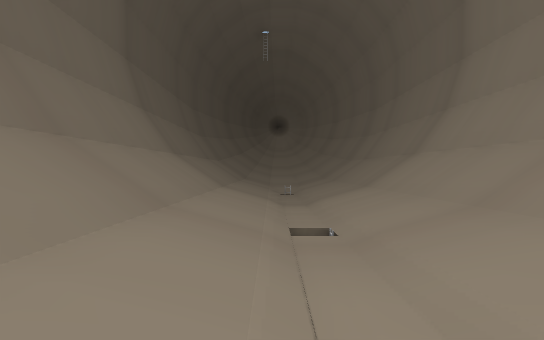
[1] (above)

12 first-person views from a walk through a 3-D level made in the Unity game engine. The camera is 1.4 m above the floor, looks level and sees 80° across. The floor is counted in squares, 2 m on a side. Each view is taken from the middle of a square. On the plan, view 1 faces up. The plan holds only what a view shows up to about 10 squares ahead; the rest is blank. The place goes on beyond the plan.

[2]
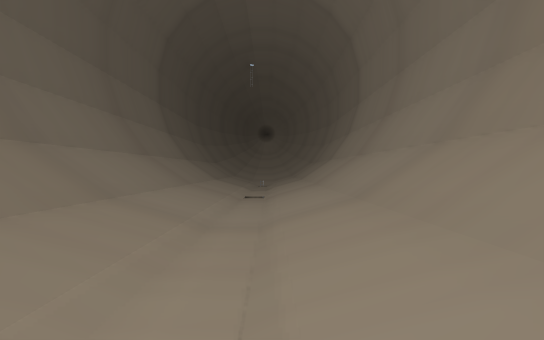

[3]
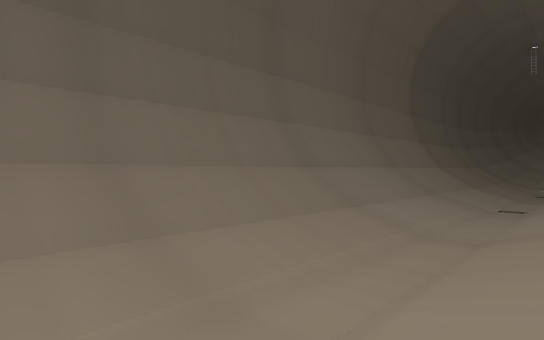

[4]
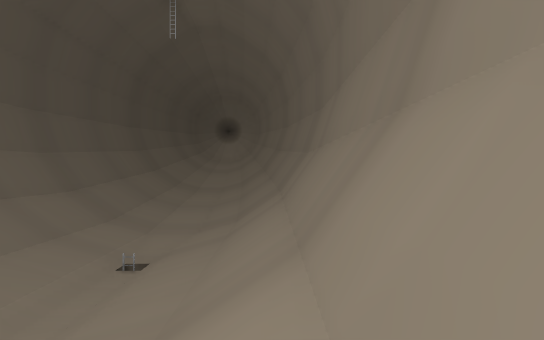

[5]
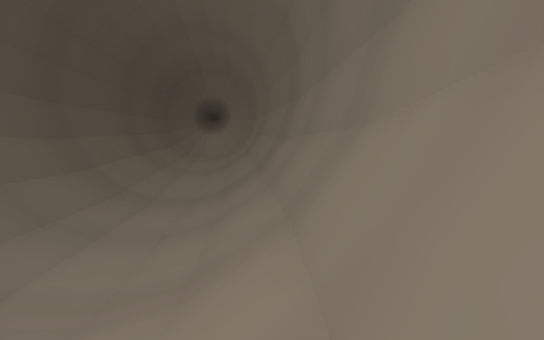

[6]
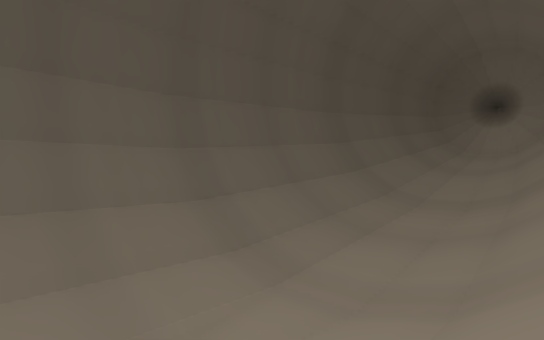

[7]
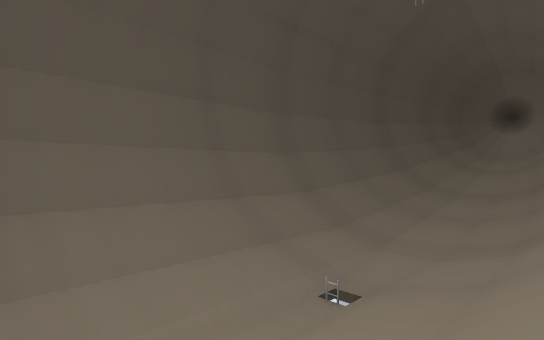

[8]
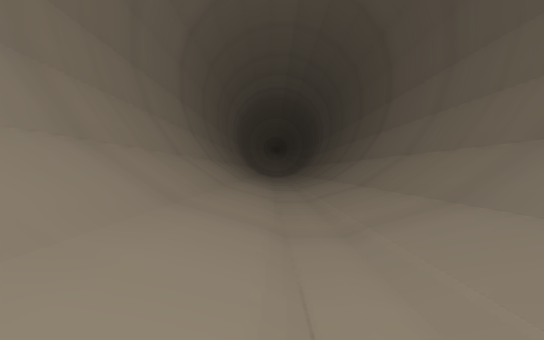

[9]
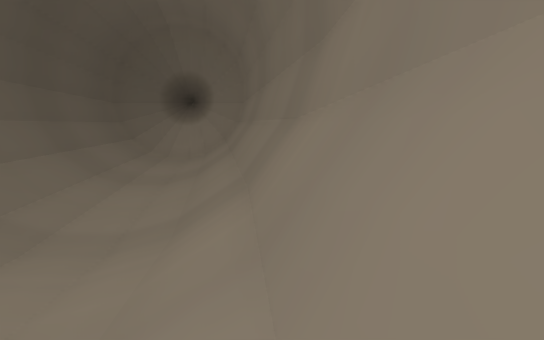

[10]
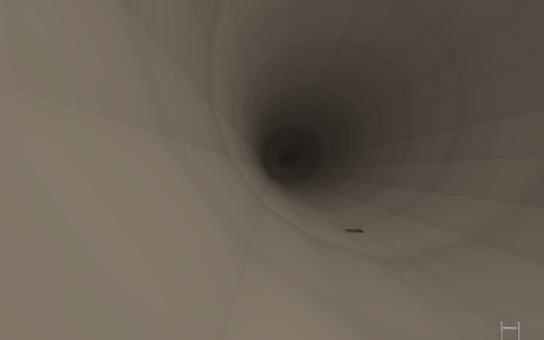

[11]
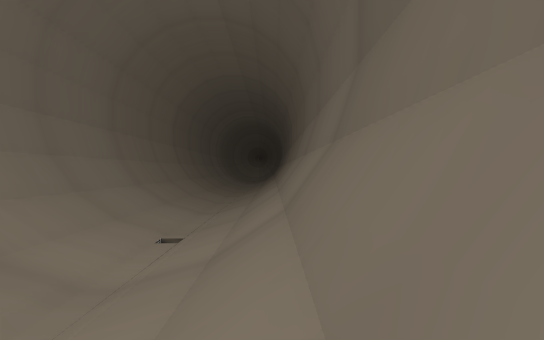

[12]
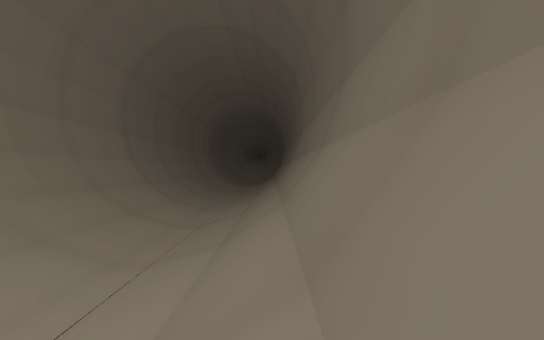

### Floor plan
Key: @ floor where view 1 was taken; # wall or solid block; . main floor; : floor 0.25 m higher than the main floor; + floor 0.75 m higher than the main floor; * floor 1 m higher than the main floor; % floor 1.25 m higher than the main floor; / step, stairs or slope; = window, fence, low wall or low ledge.
Columns run from 3 left of view 1 to 4 right of it. Each row starts with its distance up from view 1.
 21  ##//##
 20  #////#
 19  #////#
 18  #////#
 17  #/%%/#
 16 ##/**/##
 15 ##/++/##
 14 #//:://#
 13 #//..//#
 12 #//..//#
 11 #///=//#
 10 #//////#
  9 #//////#
  8 #//////#
  7 #//////#
  6 #//////#
  5 #//////#
  4 #//=///#
  3 #//////#
  2 #//////#
  1 #//////#
  0 #//@///#
 -1 #///.//#
 -2 #///.//#
 -3 #//..//#
 -4 #//..//#
 -5 #//..//#
 -6 #//..//#

Where each view was taken, in squares from view 1:
view 1: 0 up, 0 right, facing up
view 2: 5 down, 1 right, facing up
view 3: 6 down, 2 right, facing up-left
view 4: 5 up, 3 right, facing up
view 5: 10 up, 3 right, facing up
view 6: 10 up, 3 right, facing up-left
view 7: 7 up, 3 right, facing up-left
view 8: 3 up, 1 right, facing down
view 9: 14 up, 3 right, facing up
view 10: 14 up, 3 right, facing down
view 11: 12 up, 2 left, facing down
view 12: 5 up, 2 left, facing down
